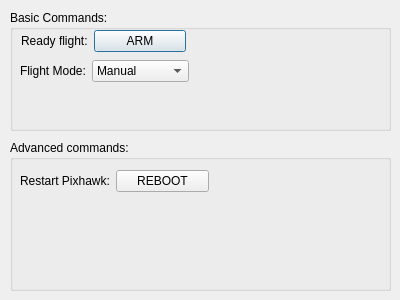
<?xml version="1.0" encoding="UTF-8"?>
<ui version="4.0">
 <class>QGCCmdDispatcher</class>
 <widget class="QDialog" name="QGCCmdDispatcher">
  <property name="geometry">
   <rect>
    <x>0</x>
    <y>0</y>
    <width>400</width>
    <height>300</height>
   </rect>
  </property>
  <property name="windowTitle">
   <string>Dialog</string>
  </property>
  <widget class="QGroupBox" name="groupBox">
   <property name="geometry">
    <rect>
     <x>10</x>
     <y>10</y>
     <width>381</width>
     <height>121</height>
    </rect>
   </property>
   <property name="title">
    <string>Basic Commands:</string>
   </property>
   <widget class="QWidget" name="">
    <property name="geometry">
     <rect>
      <x>11</x>
      <y>20</y>
      <width>165</width>
      <height>24</height>
     </rect>
    </property>
    <layout class="QFormLayout" name="formLayout">
     <item row="0" column="0">
      <widget class="QLabel" name="label_2">
       <property name="text">
        <string>Ready flight:</string>
       </property>
      </widget>
     </item>
     <item row="0" column="1">
      <widget class="QPushButton" name="pushButton">
       <property name="text">
        <string>ARM</string>
       </property>
      </widget>
     </item>
    </layout>
   </widget>
   <widget class="QWidget" name="">
    <property name="geometry">
     <rect>
      <x>10</x>
      <y>50</y>
      <width>169</width>
      <height>24</height>
     </rect>
    </property>
    <layout class="QFormLayout" name="formLayout_2">
     <item row="0" column="0">
      <widget class="QLabel" name="label">
       <property name="text">
        <string>Flight Mode:</string>
       </property>
      </widget>
     </item>
     <item row="0" column="1">
      <widget class="QComboBox" name="comboBox">
       <item>
        <property name="text">
         <string>Manual</string>
        </property>
       </item>
       <item>
        <property name="text">
         <string>Stabilized</string>
        </property>
       </item>
       <item>
        <property name="text">
         <string>Hold</string>
        </property>
       </item>
       <item>
        <property name="text">
         <string>Position</string>
        </property>
       </item>
       <item>
        <property name="text">
         <string>Takeoff</string>
        </property>
       </item>
       <item>
        <property name="text">
         <string>Land</string>
        </property>
       </item>
       <item>
        <property name="text">
         <string>Return</string>
        </property>
       </item>
      </widget>
     </item>
    </layout>
   </widget>
  </widget>
  <widget class="QGroupBox" name="groupBox_2">
   <property name="geometry">
    <rect>
     <x>10</x>
     <y>140</y>
     <width>381</width>
     <height>151</height>
    </rect>
   </property>
   <property name="title">
    <string>Advanced commands:</string>
   </property>
   <widget class="QWidget" name="">
    <property name="geometry">
     <rect>
      <x>10</x>
      <y>30</y>
      <width>189</width>
      <height>24</height>
     </rect>
    </property>
    <layout class="QFormLayout" name="formLayout_3">
     <item row="0" column="0">
      <widget class="QLabel" name="label_3">
       <property name="text">
        <string>Restart Pixhawk:</string>
       </property>
      </widget>
     </item>
     <item row="0" column="1">
      <widget class="QPushButton" name="pushButton_2">
       <property name="text">
        <string>REBOOT</string>
       </property>
      </widget>
     </item>
    </layout>
   </widget>
  </widget>
 </widget>
 <resources/>
 <connections/>
</ui>
